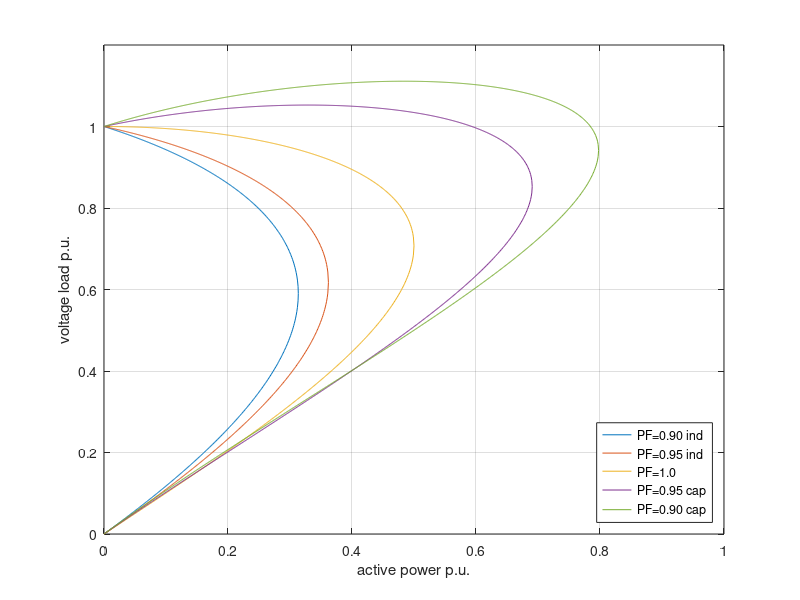
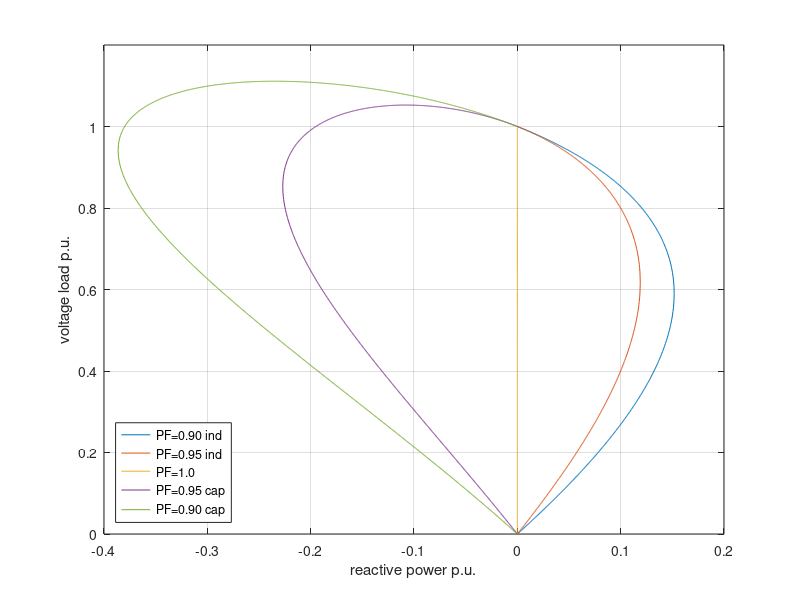

Write the MATLAB code that produced these figures, in order.
clear
close all
clc


figure(1);

phi_vec = [acos(0.9) acos(0.95) acos(1.0) -acos(0.95) -acos(0.9) ];


for ii = 1:length(phi_vec)

  phi = phi_vec(ii);
  tanphi = tan(phi);

  clear p v
  pmax = 0.5*( -tanphi+sqrt(tanphi^2+1) );
  pvec = 0:0.001:pmax;
  pvec = [pvec pmax];

  v = sqrt((0.5 - pvec*tanphi - sqrt(1/4 - pvec.^2 - pvec*tanphi) ) );
  ptot = pvec;
  vtot = v;

  v = sqrt((0.5 - pvec*tanphi + sqrt(1/4 - pvec.^2 - pvec*tanphi) ) );
  ptot = [ptot fliplr(pvec)];
  vtot = [vtot fliplr(v)];

  plot(ptot,vtot);
  hold on;

end

grid on;
legend('PF=0.90 ind','PF=0.95 ind','PF=1.0','PF=0.95 cap','PF=0.90 cap','location','southeast');
xlim([0 1.0]);
ylim([0 1.2]);
xlabel('active power p.u.');
ylabel('voltage load p.u.');

#print -dpng PV-diagram.png





figure(2);

phi_vec = [acos(0.9) acos(0.95) acos(1.0) -acos(0.95) -acos(0.9) ];


for ii = 1:length(phi_vec)

  phi = phi_vec(ii);
  tanphi = tan(phi);

  clear p v
  pmax = 0.5*( -tanphi+sqrt(tanphi^2+1) );
  pvec = 0:0.001:pmax;
  pvec = [pvec pmax];
  qvec = pvec*tanphi;

  v = sqrt((0.5 - pvec*tanphi - sqrt(1/4 - pvec.^2 - pvec*tanphi) ) );
  qtot = qvec;
  vtot = v;

  v = sqrt((0.5 - pvec*tanphi + sqrt(1/4 - pvec.^2 - pvec*tanphi) ) );
  qtot = [qtot fliplr(qvec)];
  vtot = [vtot fliplr(v)];

  plot(qtot,vtot);
  hold on;

end

grid on;
legend('PF=0.90 ind','PF=0.95 ind','PF=1.0','PF=0.95 cap','PF=0.90 cap','location','southwest');
ylim([0 1.2]);
xlabel('reactive power p.u.');
ylabel('voltage load p.u.');






##
##
#####
##
##figure(2);
##
##phi_vec = [acos(1)];# acos(0.95) acos(1.0) -acos(0.95) -acos(0.9) ];
##
##for ii = 1:length(phi_vec)
##
##  phi = phi_vec(ii);
##  tanphi = tan(phi);
##
##  clear q v
##  qmax = 0.5*tanphi*( -tanphi+sqrt(tanphi^2+1) );
##  q = 0:0.001:qmax;
##  q = [q qmax];
##
##  v = sqrt((0.5 - q - sqrt(1/4 - (q/tanphi).^2 - q) ) );
##  qtot = q;
##  vtot = v;
##
##  v = sqrt((0.5 - q + sqrt(1/4 - (q/tanphi).^2 - q) ) );
##  qtot = [qtot fliplr(q)];
##  vtot = [vtot fliplr(v)];
##
##  plot(qtot,vtot);
##  hold on;
##
##end



